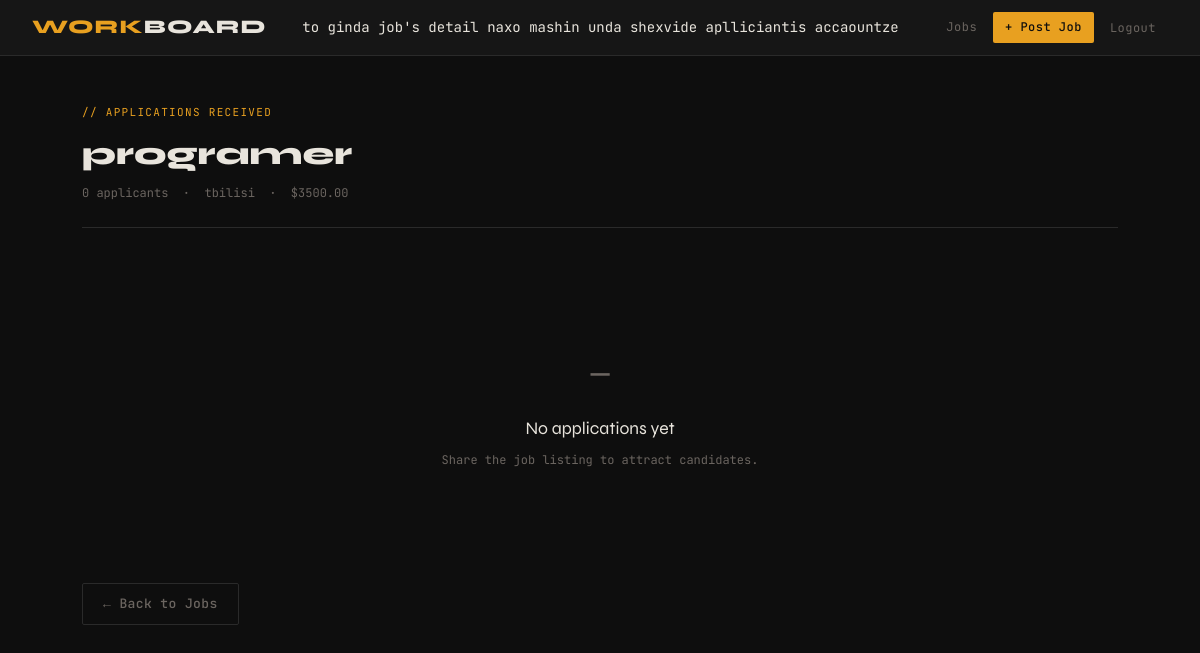
The app's page /job/1/applications/ (signed in), older data.
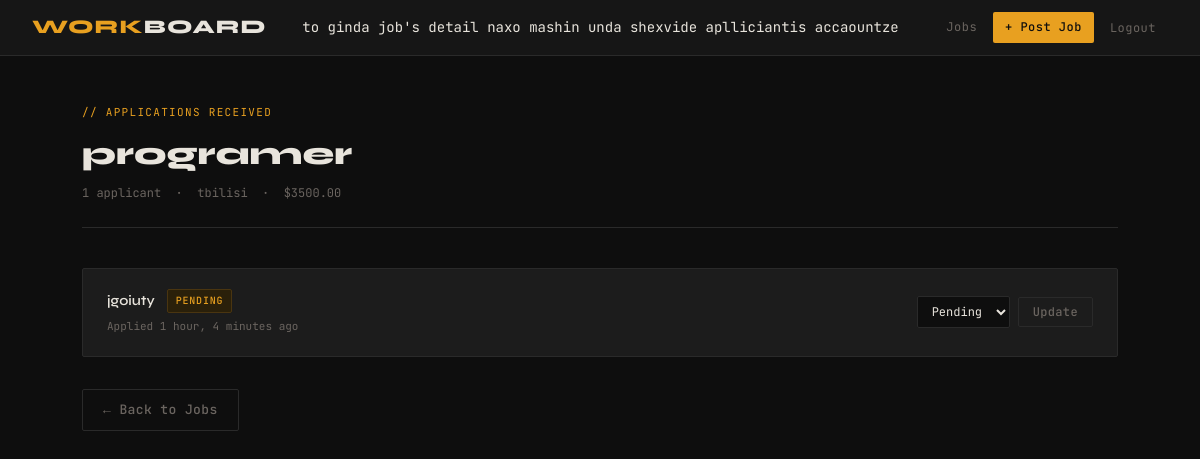
The same page, newer data.
### App/models.py (models this page shows, shortened)
class Job(models.Model):
    employer = models.ForeignKey(User, on_delete=models.CASCADE, related_name='jobs')
    title = models.CharField(max_length=255)
    description = models.TextField()
    location = models.CharField(max_length=255)
    salary = models.DecimalField(max_digits=10, decimal_places=2, blank=True, null=True)
    created_at = models.DateTimeField(auto_now_add=True)
    is_active = models.BooleanField(default=True)

class Application(models.Model):
    applicant = models.ForeignKey(User, on_delete=models.CASCADE, related_name='applications')
    job = models.ForeignKey(Job, on_delete=models.CASCADE, related_name='applications')
    created_at = models.DateTimeField(auto_now_add=True)
    STATUS_CHOICES = (
        ('pending', 'Pending'),
        ('accepted', 'Accepted'),
        ('rejected', 'Rejected'),
    )
    status = models.CharField(max_length=20, choices=STATUS_CHOICES, default='pending')

class User(AbstractUser):
    USER_TYPE_CHOICES = (
        ('employer', 'Employer'),
        ('applicant', 'Applicant'),
    )
    user_type = models.CharField(max_length=20, choices=USER_TYPE_CHOICES)
    phone = models.CharField(max_length=20, blank=True, null=True)

### App/views.py (the view)
# urls.py: path('job/<int:job_id>/applications/', views.job_applications, name='job_applications'),
@login_required
def job_applications(request, job_id):
    job = get_object_or_404(Job, id=job_id)
    if job.employer != request.user:
        raise PermissionDenied("You aren't this job's employer.")
    applications = job.applications.all()
    return render(request, 'job_applications.html', {'job': job, 'applications': applications})

### App/templates/job_applications.html (shortened to what this page needs)
{% extends 'base.html' %}
{% block content %}
<main>
  <div class="page-header" style="margin-bottom:2.5rem;border-bottom:1px solid var(--border);padding-bottom:1.5rem;">
    <p style="color:var(--accent);font-size:11px;letter-spacing:0.12em;text-transform:uppercase;margin-bottom:0.4rem;">// applications received</p>
    <h1>{{ job.title }}</h1>
    <p style="color:var(--muted);font-size:12px;margin-top:0.3rem;">
      {{ applications.count }} applicant{{ applications.count|pluralize }}
      &nbsp;·&nbsp; {{ job.location }}
      {% if job.salary %}&nbsp;·&nbsp; ${{ job.salary }}{% endif %}
    </p>
  </div>
  {% if applications %}
    <div style="display:grid;gap:0.75rem;">
      {% for app in applications %}
        <div class="app-row" style="animation-delay:{{ forloop.counter0 }}00ms;background:var(--card);border:1px solid var(--border);border-radius:var(--radius);padding:1.25rem 1.5rem;display:grid;grid-template-columns:1fr auto;gap:1rem;align-items:center;">
          <div>
            <div style="display:flex;align-items:center;gap:0.75rem;margin-bottom:0.3rem;">
              <span style="font-family:'Syne',sans-serif;font-weight:600;">{{ app.applicant.username }}</span>
              {% if app.status == 'pending' %}
                <span class="badge badge-pending">{{ app.status }}</span>
              {% elif app.status == 'accepted' %}
                <span class="badge badge-accepted">{{ app.status }}</span>
              {% else %}
                <span class="badge badge-rejected">{{ app.status }}</span>
              {% endif %}
            </div>
            <p style="color:var(--muted);font-size:11px;">Applied {{ app.created_at|timesince }} ago</p>
          </div>
          <form method="post" action="{% url 'update_application_status' app.id %}" style="display:flex;gap:0.5rem;align-items:center;">
            <select name="status" style="width:auto;padding:6px 10px;font-size:12px;">
              <option value="pending"  {% if app.status == 'pending'  %}selected{% endif %}>Pending</option>
            </select>
            <button type="submit" class="btn btn-ghost" style="padding:6px 14px;font-size:12px;">Update</button>
          </form>
        </div>
      {% endfor %}
    </div>
  {% else %}
    <div style="text-align:center;padding:5rem 2rem;color:var(--muted);">
      <p style="font-size:2rem;margin-bottom:1rem;">—</p>
      <p style="font-family:'Syne',sans-serif;font-size:1.1rem;color:var(--text);margin-bottom:0.5rem;">No applications yet</p>
      <p style="font-size:12px;">Share the job listing to attract candidates.</p>
    </div>
  {% endif %}
  <div style="margin-top:2rem;">
    <a href="{% url 'job_list' %}" class="btn btn-ghost">← Back to Jobs</a>
  </div>
</main>
{% endblock %}

Row changes from the older to the newer data that the page shows:
computed for Job "programer": count "0" → "1"
added Application: applicant.username "jgoiuty", status "PENDING", created_at "1 hour, 4 minutes", status "Pending"
Text that changed along with them:
text no longer shown: "— No applications yet Share the job listing to attract candidates."
